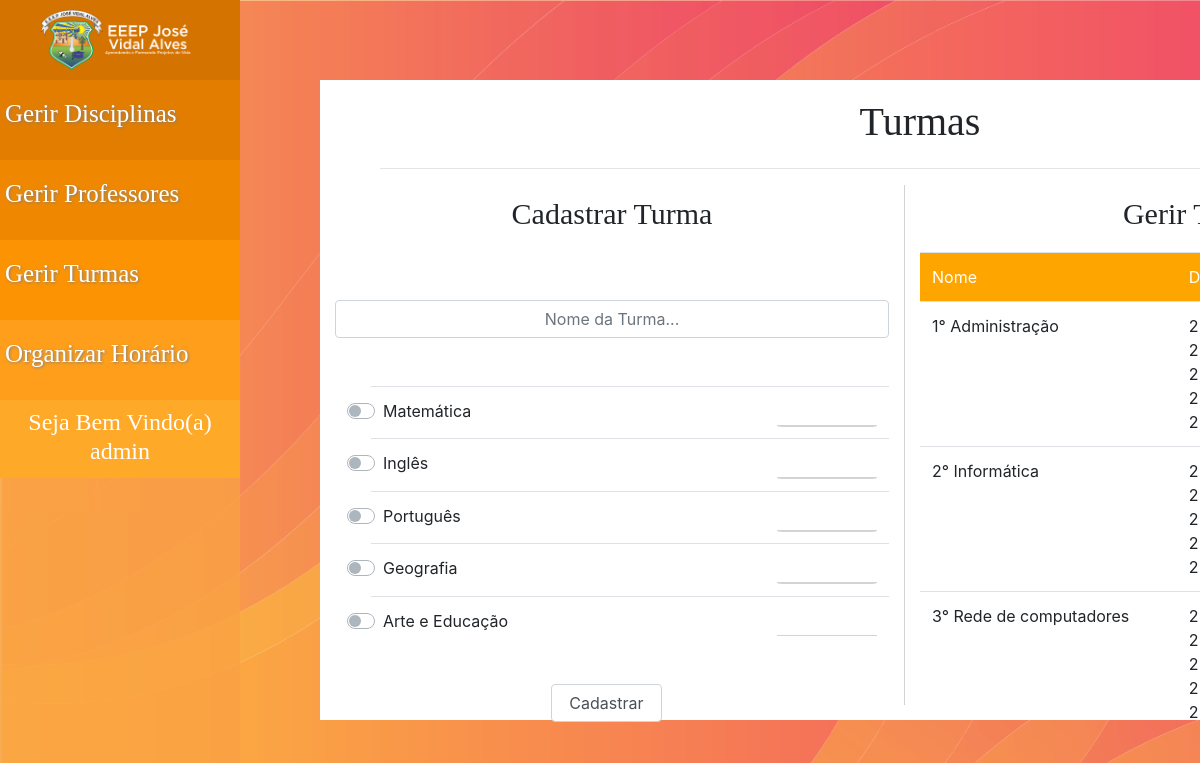
The app's page /horario/turmas.php (signed in) with its own data.
### tables this page shows
CREATE TABLE `tb_disciplinas` (
  `iddisciplinas` int(3) UNSIGNED NOT NULL,
  `dis_nome` varchar(80) DEFAULT NULL
);

CREATE TABLE `tb_turmas` (
  `idtb_turmas` int(3) UNSIGNED NOT NULL,
  `tur_nome` varchar(30) DEFAULT NULL
);

### horario/turmas.php (the view, shortened to what this page needs)
<!DOCTYPE html>
<html>
<head>
	<?php
		require "php/conexao.php";
		require "menu.php";
		require "php/import.php";
	?>
</head>
<body>
		<div class="padleft30vh">
		<div class="blocobranco">
			<p class="titulo">Turmas</p>
			<hr class="noventa">
			<div class="col-md-12 row">
				<div class="col-md-6 bordalateraldireita">
					<p class="titulomenor pb-5">Cadastrar Turma</p>
					<form method="POST" action="php/inserir_turma.php">
						<input type="text" placeholder="Nome da Turma..." name="nome_turma" class=" mb-5 form-control text-center">
						<div class="tabelacomscroll">
							<div class="custom-control custom-switch">
								<?php
									$sql1 = "SELECT * FROM tb_disciplinas";
									$result = mysqli_query($conn, $sql1);
									$numero=1;
									echo "<table class='table'>";
									while ($row1 = mysqli_fetch_assoc($result)){
										echo "<tr><td><input type='checkbox' name='$numero' id='$numero' class='custom-control-input' value='".$row1['iddisciplinas']."'>";
										echo "<label class='custom-control-label' for='$numero'>".$row1['dis_nome']."\t"."<td><input type='number' class='numerodedisc' name='$numero"."a"."'></td>"."</label>"."</td><tr>";
											$numero= $numero+1;
									}
									echo "</table>"
								?>
							</div>
						</div>
						<input type="submit" value="Cadastrar"  class="form-control buttoncadastrar mt-5">
					</form>
				</div>
				<div class="col-md-6">
					<p class="titulomenor">Gerir Turma</p>
					<div class="tabeladisciplinas">
						<table class="table">
							<tr class="trhead">
								<td>Nome</td>
								<td>Disciplinas</td>
							</tr>
							<?php
								$sql = "SELECT * FROM tb_turmas";
								$query = mysqli_query($conn, $sql);
								while ($row = mysqli_fetch_assoc($query)) {
									$idturma= $row['idtb_turmas'];
									echo "<tr>";
									echo "<td>";
									echo $row['tur_nome'];
									echo "</td>";
									echo "<td>";
									$sql4 ="SELECT dis_nome, qntd from tb_disciplinas Inner Join tb_disciplinas_has_tb_turmas on iddisciplinas = tb_disciplinas_iddisciplinas where tb_turmas_idtb_turmas = $idturma";
									$result4 = mysqli_query($conn,$sql4);
									while ($row4 = mysqli_fetch_assoc($result4)) {
										echo $row4['qntd'];
										echo "<br>";
									}
									echo "</td>";
									echo "</tr>";
								}
							?>
						</table>
					</div>
				</div>
			</div>
		</div>
	</div>
</body>
</html>

### horario/menu.php (shortened to what this page needs)
<!DOCTYPE html>
<html>
<head>
  <?php
    require 'PHP/import.php';
  ?>
</head>
<body>
  <div id="barra">
    <ul class="pad0">
      <li id="menulogo"><img src="imagens/logobranca.png" id="imgmenu"></li>
      <li id="menu1" class="menu"><a href="disciplinas.php">Gerir Disciplinas</a></li>
      <li id="menu2" class="menu"><a href="professores.php">Gerir Professores</a></li>
      <li id="menu3" class="menu"><a href="turmas.php">Gerir Turmas</a></li>
      <li id="menu4" class="menu"><a href="organizar.php">Organizar Horário</a></li>
      <li class="pt-1 pb-1" id="menu5"><p class="text-center pt-1 h4 montserrat">Seja Bem Vindo(a) <?php echo $_SESSION['nome']; ?></p></li>
    </ul>
  </div>
</body>
</html>

### horario/PHP/import.php (shortened to what this page needs)
	<link rel="stylesheet" type="text/css" href="css/estilo.css">
<link rel="stylesheet" href="bootstrap/css/bootstrap.min.css">

### horario/CSS/estilo.css (style rules this page uses)
body { background-image:url('../imagens/backgroundTelaIncial.png'); background-size: 210vh 120vh; }
.montserrat { font-family: Montserrat; }
#barra { padding: 0px!important; background-color: rgba(250,162,68,0.8); width: 30vh; height: 200vh; text-decoration: none; position: fixed!important; color:#fff; }
.pad0 { padding: 0px!important; list-style-type: none; }
.menu { width: 30vh; padding-left: 5px; padding-top: 15px; font-family: Montserrat; font-size: 25px; height: 80px; transition-duration: 0.3s; text-shadow: 1px 1px 3px gray; }
#menulogo { background-color: #d57300; }
#menu1 { background-color: #e27d00; }
#menu2 { background-color: #ef8800; }
#menu3 { background-color: #fc9303; }
#menu4 { background-color: #ff9e1a; }
#menu5 { background-color: #ffa929; }
#imgmenu { padding-top: 10px; padding-bottom: 10px; height: 80px; width: auto; padding-left: 5vh; }
.padleft30vh { padding-left: 30vh; }
.blocobranco { background-color: white; height: 80vh; width: 150vh; margin-top: 10vh; margin-left: 10vh; position: fixed; }
.titulo { padding-top: 1%; font-family: Montserrat; text-align: center; font-size: 40px; }
.titulomenor { padding-top: 1%; font-family: Montserrat; text-align: center; font-size: 30px; }
.noventa { width: 90%; }
.bordalateraldireita { height: 65vh; border-right: 1px solid lightgray; }
.buttoncadastrar { margin-left: 27vh!important; width: 20%!important; transition: .2s!important; }
.trhead { color: white; background-color: orange; }
.tabelacomscroll { height: 250px!important; overflow: auto; }
a { text-decoration: none!important; color: inherit!important; }
.tabeladisciplinas { height: 500px!important; overflow: auto; }
.numerodedisc { text-align: right!important; width: 100px; float: right!important; border-radius: 5%; border-top:none; border-left:none; border-right:none; border-bottom-color: lightgray!important; outline: 0; }

### records on screen
tb_disciplinas: dis_nome "Matemática"
tb_disciplinas: dis_nome "Inglês"
tb_disciplinas: dis_nome "Português"
tb_disciplinas: dis_nome "Geografia"
tb_disciplinas: dis_nome "Arte e Educação"
tb_turmas: tur_nome "1° Administração", qntd "2…"
tb_turmas: tur_nome "2° Informática", qntd "2…"
tb_turmas: tur_nome "3° Rede de computadores", qntd "2…"

### other values on screen
$_SESSION['nome'] "admin"
